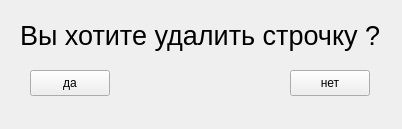
<?xml version="1.0" encoding="UTF-8"?>
<ui version="4.0">
 <class>Form</class>
 <widget class="QWidget" name="Form">
  <property name="geometry">
   <rect>
    <x>0</x>
    <y>0</y>
    <width>402</width>
    <height>129</height>
   </rect>
  </property>
  <property name="windowTitle">
   <string>Form</string>
  </property>
  <widget class="QLabel" name="label">
   <property name="geometry">
    <rect>
     <x>20</x>
     <y>20</y>
     <width>430</width>
     <height>31</height>
    </rect>
   </property>
   <property name="font">
    <font>
     <pointsize>20</pointsize>
    </font>
   </property>
   <property name="text">
    <string>Вы хотите удалить строчку ?</string>
   </property>
  </widget>
  <widget class="QPushButton" name="pb_yes_flat">
   <property name="geometry">
    <rect>
     <x>30</x>
     <y>70</y>
     <width>80</width>
     <height>26</height>
    </rect>
   </property>
   <property name="text">
    <string>да</string>
   </property>
  </widget>
  <widget class="QPushButton" name="pushButton_no_flat">
   <property name="geometry">
    <rect>
     <x>290</x>
     <y>70</y>
     <width>80</width>
     <height>26</height>
    </rect>
   </property>
   <property name="text">
    <string>нет</string>
   </property>
  </widget>
 </widget>
 <resources/>
 <connections/>
</ui>
